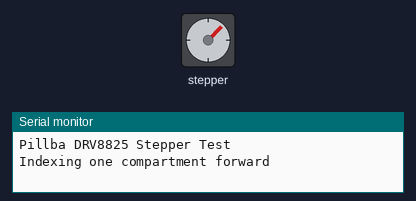
The sketch below on a simulated Arduino Uno, built with avr-gcc and run on an emulated ATmega328P. On the bench: stepper motor, the last lines printed to the serial monitor. Wiring (inferred from the names in the program): stepper motor driver (200 steps per turn assumed): step pin 2; direction pin 3; enable pin 4.

Above: at 0.05 s.
At 2.05 s:
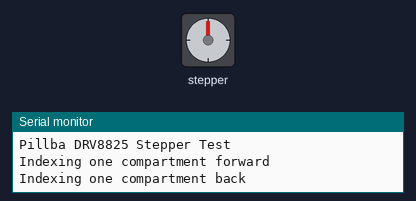
Timing chart, 0 to 4.8 s (numbered marks = the images above):
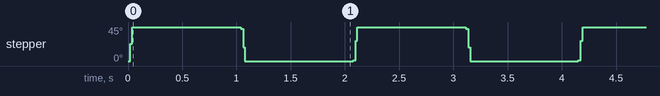

The sketch:

drv8825_stepper.ino
```cpp
/*
 * Pillba - DRV8825 Stepper Driver Test
 *
 * Wiring (DRV8825 breakout):
 *   STEP  ->
 *   DIR   ->
 *   ENABLE->    (DRV8825 ENABLE is active-LOW: LOW = driver on)
 */

const int STEP_PIN = 2;
const int DIR_PIN = 3;
const int ENABLE_PIN = 4;

// full steps per faceplate revolution: set to match the real gear ratio

const int STEPS_PER_REV = 200;

void setup() {
  Serial.begin(57600);
  Serial.println("Pillba DRV8825 Stepper Test");

  pinMode(STEP_PIN, OUTPUT);
  pinMode(DIR_PIN, OUTPUT);
  pinMode(ENABLE_PIN, OUTPUT);

  digitalWrite(ENABLE_PIN, HIGH);  // start disabled
  digitalWrite(ENABLE_PIN, LOW);   // active-low: LOW = driver on
}

void step(int delayUs) {
  digitalWrite(STEP_PIN, HIGH);
  delayMicroseconds(2);  // DRV8825 minimum STEP high time is ~1.9us
  digitalWrite(STEP_PIN, LOW);
  delayMicroseconds(delayUs);
}

void moveSteps(int count, bool forward, int stepDelayUs) {
  digitalWrite(DIR_PIN, forward ? HIGH : LOW);
  for (int i = 0; i < count; i++) {
    step(stepDelayUs);
  }
}

void loop() {
  Serial.println("Indexing one compartment forward");
  moveSteps(STEPS_PER_REV / 8, true, 1500);  // 1/8 turn = one of 8 compartments
  delay(1000);

  Serial.println("Indexing one compartment back");
  moveSteps(STEPS_PER_REV / 8, false, 1500);
  delay(1000);
}
```

Measured:
- by itself, stepper: repeats every 2.1 s: 45° 1.0 s, 43° 0.02 s, 18° 0.02 s, 0° 1.0 s, 1° 0.02 s, 27° 0.02 s
